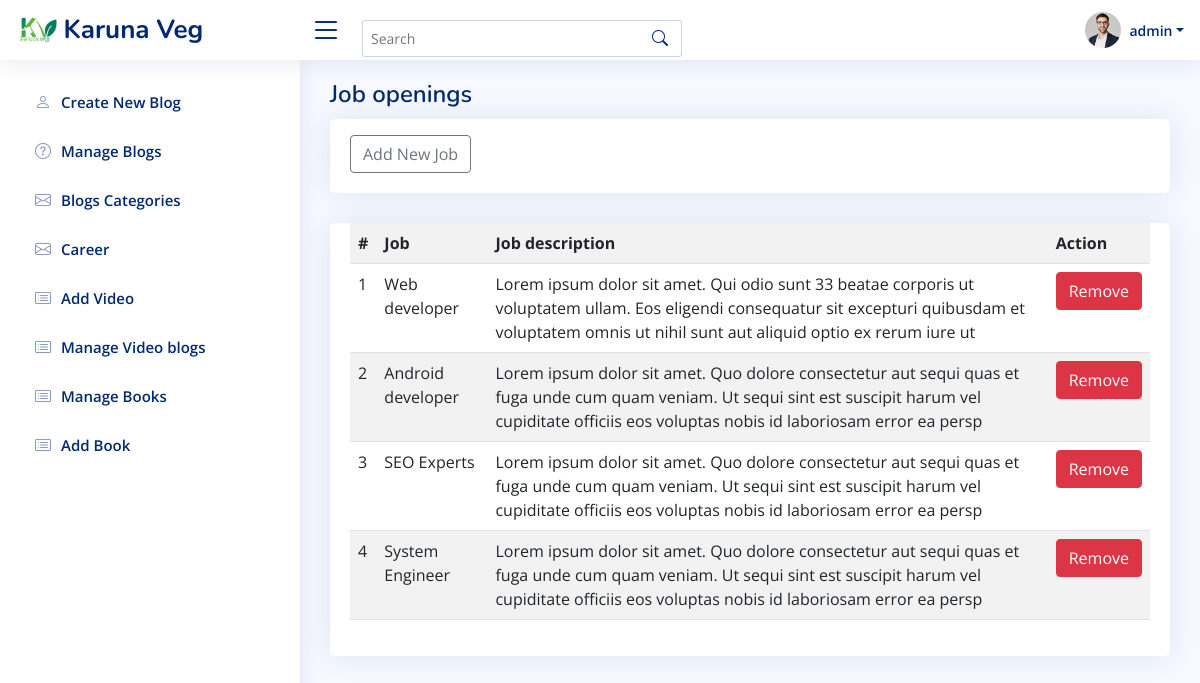
/admin/index.php?career (signed in), run on the app's committed database.
### tables this page shows
CREATE TABLE `career` (
  `id` int(11) NOT NULL,
  `job_title` varchar(200) NOT NULL,
  `job_des` varchar(200) NOT NULL
);

### includes/function.php (called while the page is built, shortened)
<?php
function getAdminInfo($db,$email){
    $query="SELECT * FROM admin WHERE email='$email'";
    $run=mysqli_query($db,$query);
    $data = mysqli_fetch_assoc($run);
    return $data;
}
function getAllCareer($db){
    $query="SELECT * FROM career ";
    $run=mysqli_query($db,$query);
    $data = array();
    while($d=mysqli_fetch_assoc($run)){
        $data[]=$d;
    }
    return $data;
}
?>

### includes/career.php (the view, shortened to what this page needs)
<main id="main" class="main">
  <div class="pagetitle">
    <h1>Job openings</h1>
  </div>
  <section class="section">
    <div class="row">
      <div class="col-lg-12">
      <div class="card">
          <div class="card-body pt-3">
            <a type="button" class="btn btn-outline-secondary " data-bs-toggle="modal" data-bs-target="#exampleModal">
              Add New Job
            </a>
      </div>
      </div>
      </div>
    </div>
  </section>
  <section class="section">
    <div class="row">
      <div class="col-lg-12">
        <div class="card">
          <div class="card-body">
            <table class="table table-striped table-advance table-hover">
                          <tbody>
                            <tr>
                              <th>#</th>
                              <th>Job</th>
                              <th>Job description</th>
                              <th>Action</th>
                            </tr>
                    <?php
                    $careers = getAllCareer($db);
                    $count=1;
                    foreach($careers as $career)
                    {
                    ?>
                            <tr>
                              <td><?=$count?></td>
                              <td><?=$career['job_title']?></td>
                              <td><?=$career['job_des']?></td>
                              <td>
                                <div class="btn-group">
                                  <a class="btn btn-danger" href="../includes/remove_career.php?id=<?=$career['id']?>">Remove <i class="icon_close_alt2"></i></a>
                                </div>
                              </td>
                            </tr>
                      <?php
                      $count++;
                    }
                    ?>
                          </tbody>
                        </table>
          </div>
        </div>
      </div>
    </div>
  </section>
</main>

### admin/index.php (shortened to what this page needs)
<?php
require('../includes/db.php');
include('../includes/function.php');
$admin=getAdminInfo($db,$_SESSION['email']);
?>
<!DOCTYPE html>
<html lang="en">
<head>
  <link href="assets/vendor/bootstrap/css/bootstrap.min.css" rel="stylesheet">
  <link href="assets/vendor/bootstrap-icons/bootstrap-icons.css" rel="stylesheet">
  <link href="assets/vendor/boxicons/css/boxicons.min.css" rel="stylesheet">
  <link href="assets/vendor/quill/quill.snow.css" rel="stylesheet">
  <link href="assets/vendor/quill/quill.bubble.css" rel="stylesheet">
  <link href="assets/vendor/remixicon/remixicon.css" rel="stylesheet">
  <link href="assets/vendor/simple-datatables/style.css" rel="stylesheet">
  <link href="assets/css/style.css" rel="stylesheet">
</head>
<body>
   <header id="header" class="header fixed-top d-flex align-items-center">
    <div class="d-flex align-items-center justify-content-between">
      <a href="index.php" class="logo d-flex align-items-center">
        <img src="../assets/images/karunaveg-logo.png" alt="">
        <span class="d-none d-lg-block">Karuna Veg</span>
      </a>
      <i class="bi bi-list toggle-sidebar-btn"></i>
    </div>
    <div class="search-bar pt-3">
      <form class="search-form d-flex align-items-center" method="POST" action="#">
        <input type="text" name="query" placeholder="Search" title="Enter search keyword">
        <button type="submit" title="Search"><i class="bi bi-search"></i></button>
      </form>
    </div>
    <nav class="header-nav ms-auto">
      <ul class="d-flex align-items-center">
        <li class="nav-item dropdown pe-3">
          <a class="nav-link nav-profile d-flex align-items-center pe-0" href="#" data-bs-toggle="dropdown">
            <img src="assets/img/profile-img.jpg" alt="Profile" class="rounded-circle">
            <span class="d-none d-md-block dropdown-toggle ps-2"><?=$admin['full_name']?></span>
          </a>
        </li>
      </ul>
    </nav>
  </header>
  <aside id="sidebar" class="sidebar">
    <ul class="sidebar-nav" id="sidebar-nav">
      <li class="nav-item">
        <a class="nav-link collapsed" href="index.php">
          <i class="bi bi-person"></i>
          <span>Create New Blog</span>
        </a>
      </li>
      <li class="nav-item">
        <a class="nav-link collapsed" href="index.php?manage_blogs">
          <i class="bi bi-question-circle"></i>
          <span>Manage Blogs</span>
        </a>
      </li>
      <li class="nav-item">
        <a class="nav-link collapsed" href="index.php?cateogory">
          <i class="bi bi-envelope"></i>
          <span>Blogs Categories</span>
        </a>
      </li>
      <li class="nav-item">
        <a class="nav-link collapsed" href="index.php?career">
          <i class="bi bi-envelope"></i>
          <span>Career</span>
        </a>
      </li>
      <li class="nav-item">
        <a class="nav-link collapsed" href="index.php?add_video">
          <i class="bi bi-card-list"></i>
          <span>Add Video</span>
        </a>
      </li>
      <li class="nav-item">
        <a class="nav-link collapsed" href="index.php?manage_video_blogs">
          <i class="bi bi-card-list"></i>
          <span>Manage Video blogs</span>
        </a>
      </li>
      <li class="nav-item">
        <a class="nav-link collapsed" href="index.php?all_books">
          <i class="bi bi-card-list"></i>
          <span>Manage Books</span>
        </a>
      </li>
      <li class="nav-item">
        <a class="nav-link collapsed" href="index.php?add_book">
          <i class="bi bi-card-list"></i>
          <span>Add Book</span>
        </a>
      </li>
    </ul>
  </aside>
<?php
  if(isset($_GET['manage_blogs']))
  {
    include('../includes/manage-blogs.php');
  }
  elseif(isset($_GET['manage_video_blogs']))
  {
    include('../includes/manage-video-blogs.php');
  }
  elseif(isset($_GET['uploaded_images']))
  {
        include('../includes/uploaded-images.php');
  }
  elseif(isset($_GET['cateogory']))
  {
    include('../includes/category.php');
  }
  elseif(isset($_GET['career']))
  {
        include('../includes/career.php');
  }
  elseif(isset($_GET['add_video']))
  {
        include('../includes/add-video.php');
  }
  elseif(isset($_GET['all_books']))
  {
        include('../includes/all-books.php');
  }
  elseif(isset($_GET['add_book']))
  {
        include('../includes/add-book.php');
  }
  else
  {
        include('../includes/create-blog.php');
    }
    ?>
</body>
</html>

### admin/assets/css/style.css (style rules this page uses)
:root { scroll-behavior: smooth; }
body { font-family: "Open Sans", sans-serif; background: #f6f9ff; color: #444444; }
a { color: #4154f1; text-decoration: none; }
h1, h2, h3, h4, h5, h6 { font-family: "Nunito", sans-serif; }
#main { margin-top: 60px; padding: 20px 30px; transition: all 0.3s; }
.pagetitle { margin-bottom: 10px; }
.pagetitle h1 { font-size: 24px; margin-bottom: 0; font-weight: 600; color: #012970; }
.card { margin-bottom: 30px; border: none; border-radius: 5px; box-shadow: 0px 0 30px rgba(1, 41, 112, 0.1); }
.card-body { padding: 0 20px 20px 20px; }
.logo { line-height: 1; }
@media (min-width: 1200px) { .logo { width: 280px; } }
.logo img { max-height: 26px; margin-right: 6px; }
.logo span { font-size: 26px; font-weight: 700; color: #012970; font-family: "Nunito", sans-serif; }
.header { transition: all 0.5s; z-index: 997; height: 60px; box-shadow: 0px 2px 20px rgba(1, 41, 112, 0.1); background-color: #fff; padding-left: 20px; }
.header .toggle-sidebar-btn { font-size: 32px; padding-left: 10px; cursor: pointer; color: #012970; }
.header .search-bar { min-width: 360px; padding: 0 20px; }
.header .search-form { width: 100%; }
.header .search-form input { border: 0; font-size: 14px; color: #012970; border: 1px solid rgba(1, 41, 112, 0.2); padding: 7px 38px 7px 8px; border-radius: 3px; transition: 0.3s; width: 100%; }
.header .search-form button { border: 0; padding: 0; margin-left: -30px; background: none; }
.header .search-form button i { color: #012970; }
.header-nav ul { list-style: none; }
.header-nav > ul { margin: 0; padding: 0; }
.header-nav .nav-profile { color: #012970; }
.header-nav .nav-profile img { max-height: 36px; }
.header-nav .nav-profile span { font-size: 14px; font-weight: 600; }
.sidebar { position: fixed; top: 60px; left: 0; bottom: 0; width: 300px; z-index: 996; transition: all 0.3s; padding: 20px; overflow-y: auto; scrollbar-width: thin; scrollbar-color: #aab7cf transparent; box-shadow: 0px 0px 20px rgba(1, 41, 112, 0.1); background-color: #fff; }
@media (min-width: 1200px) { #main, #footer { margin-left: 300px; } }
.sidebar-nav { padding: 0; margin: 0; list-style: none; }
.sidebar-nav li { padding: 0; margin: 0; list-style: none; }
.sidebar-nav .nav-item { margin-bottom: 5px; }
.sidebar-nav .nav-link { display: flex; align-items: center; font-size: 15px; font-weight: 600; color: #4154f1; transition: 0.3; background: #f6f9ff; padding: 10px 15px; border-radius: 4px; }
.sidebar-nav .nav-link i { font-size: 16px; margin-right: 10px; color: #4154f1; }
.sidebar-nav .nav-link.collapsed { color: #012970; background: #fff; }
.sidebar-nav .nav-link.collapsed i { color: #899bbd; }

### data on the page
career: job_title "Web developer", job_des "Lorem ipsum dolor sit amet. Qui odio sunt 33 beatae corporis ut voluptatem ullam. Eos eligendi consequatur sit excepturi quibusdam et voluptatem omnis ut nihil sunt aut aliquid optio ex rerum iure ut"
career: job_title "Android developer", job_des "Lorem ipsum dolor sit amet. Quo dolore consectetur aut sequi quas et fuga unde cum quam veniam. Ut sequi sint est suscipit harum vel cupiditate officiis eos voluptas nobis id laboriosam error ea persp"
career: job_title "SEO Experts", job_des "Lorem ipsum dolor sit amet. Quo dolore consectetur aut sequi quas et fuga unde cum quam veniam. Ut sequi sint est suscipit harum vel cupiditate officiis eos voluptas nobis id laboriosam error ea persp"
career: job_title "System Engineer", job_des "Lorem ipsum dolor sit amet. Quo dolore consectetur aut sequi quas et fuga unde cum quam veniam. Ut sequi sint est suscipit harum vel cupiditate officiis eos voluptas nobis id laboriosam error ea persp"

### other printed values
$admin['full_name'] "admin"
